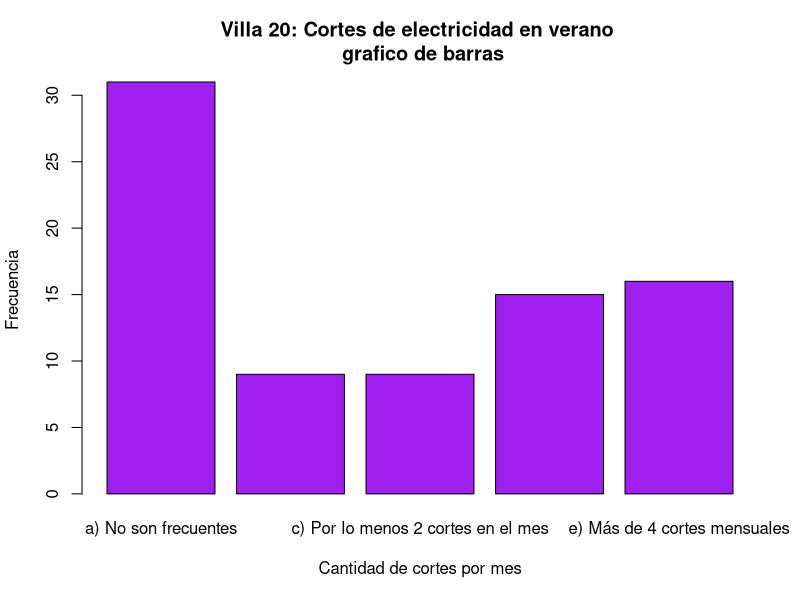
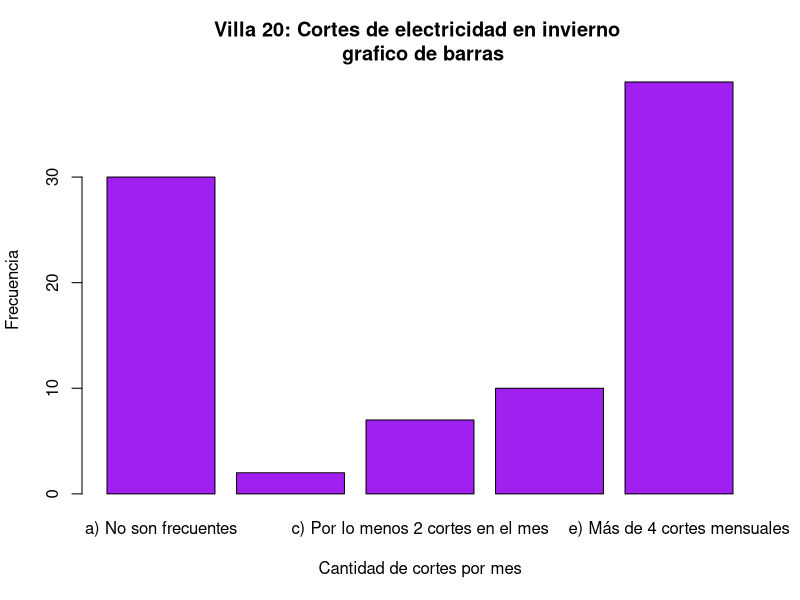
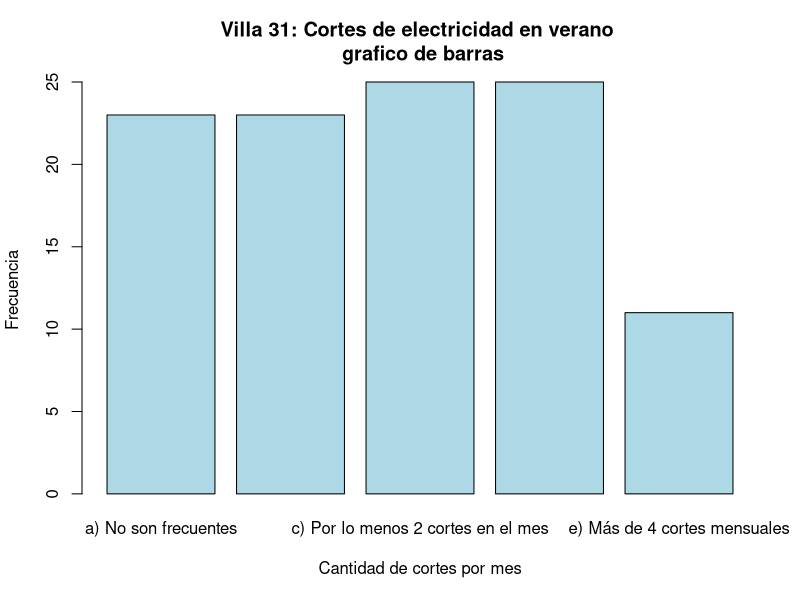
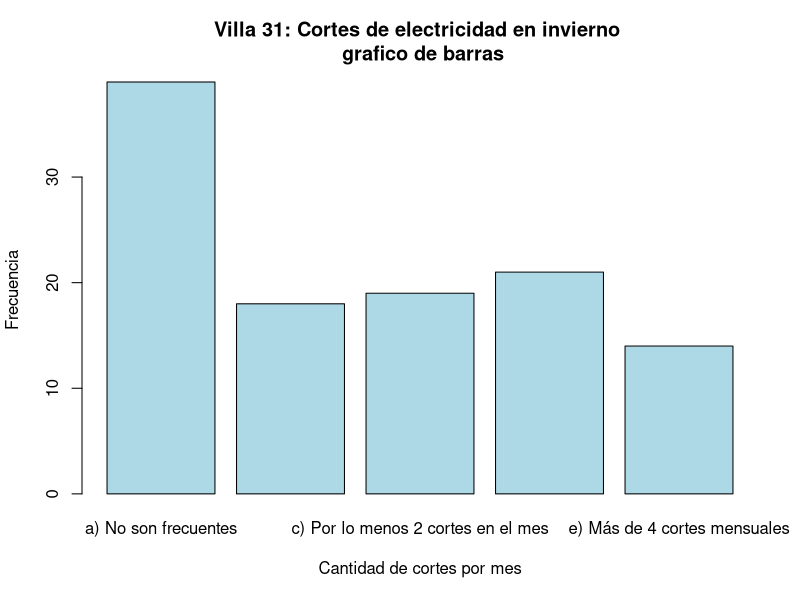
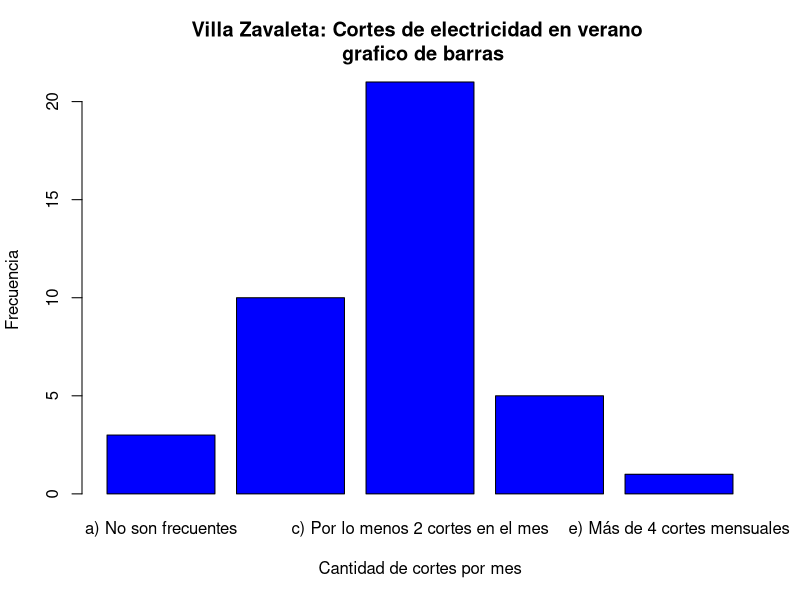
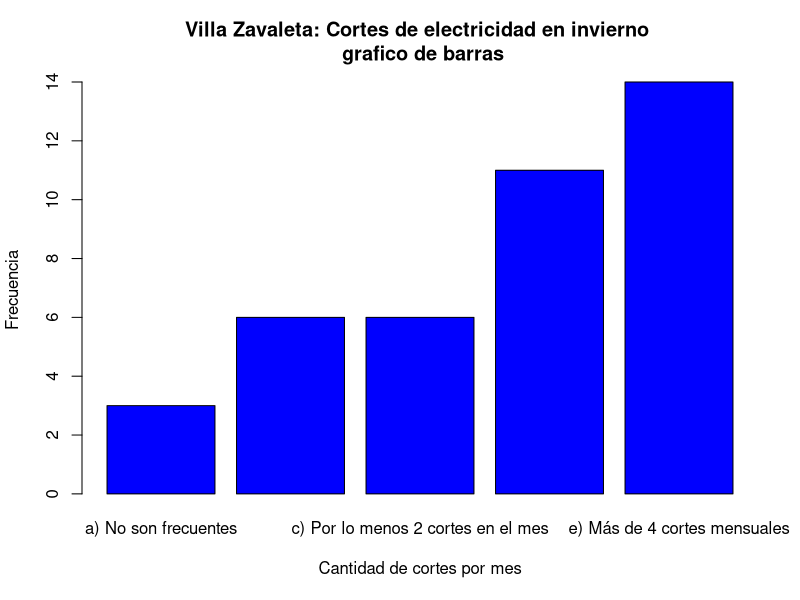

These charts were generated, in order, by the following R code:
#---------------- Sección 3.3-3.4 -------------------

veranoV20 <- c("a) No son frecuentes","a) No son frecuentes","a) No son frecuentes","a) No son frecuentes","a) No son frecuentes","a) No son frecuentes","a) No son frecuentes","a) No son frecuentes","c) Por lo menos 2 cortes en el mes","e) Más de 4 cortes mensuales","c) Por lo menos 2 cortes en el mes","a) No son frecuentes","e) Más de 4 cortes mensuales","a) No son frecuentes","e) Más de 4 cortes mensuales","a) No son frecuentes","a) No son frecuentes","d) Por lo menos 3 cortes en el mes","c) Por lo menos 2 cortes en el mes","a) No son frecuentes","a) No son frecuentes","a) No son frecuentes","a) No son frecuentes","e) Más de 4 cortes mensuales","e) Más de 4 cortes mensuales","b) Por lo menos 1 corte en el mes","e) Más de 4 cortes mensuales","b) Por lo menos 1 corte en el mes","d) Por lo menos 3 cortes en el mes","e) Más de 4 cortes mensuales","d) Por lo menos 3 cortes en el mes","d) Por lo menos 3 cortes en el mes","a) No son frecuentes","c) Por lo menos 2 cortes en el mes","e) Más de 4 cortes mensuales","d) Por lo menos 3 cortes en el mes","d) Por lo menos 3 cortes en el mes","a) No son frecuentes","a) No son frecuentes","e) Más de 4 cortes mensuales","b) Por lo menos 1 corte en el mes","c) Por lo menos 2 cortes en el mes","b) Por lo menos 1 corte en el mes","e) Más de 4 cortes mensuales","a) No son frecuentes","e) Más de 4 cortes mensuales","d) Por lo menos 3 cortes en el mes","c) Por lo menos 2 cortes en el mes","d) Por lo menos 3 cortes en el mes","a) No son frecuentes","c) Por lo menos 2 cortes en el mes","d) Por lo menos 3 cortes en el mes","e) Más de 4 cortes mensuales","c) Por lo menos 2 cortes en el mes","e) Más de 4 cortes mensuales","e) Más de 4 cortes mensuales","e) Más de 4 cortes mensuales","b) Por lo menos 1 corte en el mes","d) Por lo menos 3 cortes en el mes","a) No son frecuentes","b) Por lo menos 1 corte en el mes","a) No son frecuentes","e) Más de 4 cortes mensuales","d) Por lo menos 3 cortes en el mes","d) Por lo menos 3 cortes en el mes","d) Por lo menos 3 cortes en el mes","a) No son frecuentes","a) No son frecuentes","d) Por lo menos 3 cortes en el mes","a) No son frecuentes","a) No son frecuentes","a) No son frecuentes","c) Por lo menos 2 cortes en el mes","b) Por lo menos 1 corte en el mes","a) No son frecuentes","a) No son frecuentes","b) Por lo menos 1 corte en el mes","a) No son frecuentes","b) Por lo menos 1 corte en el mes","d) Por lo menos 3 cortes en el mes")
veranofactV20 <- as.factor(veranoV20)
plot(x = veranofactV20, main = strsplit("Villa 20: Cortes de electricidad en verano \n grafico de barras", split=";"),
     xlab = "Cantidad de cortes por mes", ylab = "Frecuencia", 
     col = "purple")

inviernoV20 <- c("a) No son frecuentes","a) No son frecuentes","d) Por lo menos 3 cortes en el mes","e) Más de 4 cortes mensuales","d) Por lo menos 3 cortes en el mes","a) No son frecuentes","c) Por lo menos 2 cortes en el mes","a) No son frecuentes","a) No son frecuentes","a) No son frecuentes","a) No son frecuentes","a) No son frecuentes","a) No son frecuentes","a) No son frecuentes","c) Por lo menos 2 cortes en el mes","c) Por lo menos 2 cortes en el mes","c) Por lo menos 2 cortes en el mes","e) Más de 4 cortes mensuales","d) Por lo menos 3 cortes en el mes","e) Más de 4 cortes mensuales","a) No son frecuentes","a) No son frecuentes","e) Más de 4 cortes mensuales","a) No son frecuentes","d) Por lo menos 3 cortes en el mes","c) Por lo menos 2 cortes en el mes","d) Por lo menos 3 cortes en el mes","a) No son frecuentes","e) Más de 4 cortes mensuales","a) No son frecuentes","d) Por lo menos 3 cortes en el mes","e) Más de 4 cortes mensuales","e) Más de 4 cortes mensuales","b) Por lo menos 1 corte en el mes","e) Más de 4 cortes mensuales","a) No son frecuentes","e) Más de 4 cortes mensuales","c) Por lo menos 2 cortes en el mes","e) Más de 4 cortes mensuales","e) Más de 4 cortes mensuales","a) No son frecuentes","d) Por lo menos 3 cortes en el mes","e) Más de 4 cortes mensuales","e) Más de 4 cortes mensuales","a) No son frecuentes","e) Más de 4 cortes mensuales","a) No son frecuentes","e) Más de 4 cortes mensuales","e) Más de 4 cortes mensuales","e) Más de 4 cortes mensuales","e) Más de 4 cortes mensuales","e) Más de 4 cortes mensuales","e) Más de 4 cortes mensuales","e) Más de 4 cortes mensuales","e) Más de 4 cortes mensuales","e) Más de 4 cortes mensuales","e) Más de 4 cortes mensuales","a) No son frecuentes","d) Por lo menos 3 cortes en el mes","e) Más de 4 cortes mensuales","e) Más de 4 cortes mensuales","e) Más de 4 cortes mensuales","e) Más de 4 cortes mensuales","e) Más de 4 cortes mensuales","e) Más de 4 cortes mensuales","b) Por lo menos 1 corte en el mes","e) Más de 4 cortes mensuales","a) No son frecuentes","e) Más de 4 cortes mensuales","a) No son frecuentes","e) Más de 4 cortes mensuales","e) Más de 4 cortes mensuales","e) Más de 4 cortes mensuales","e) Más de 4 cortes mensuales","a) No son frecuentes","a) No son frecuentes","e) Más de 4 cortes mensuales","a) No son frecuentes","a) No son frecuentes","a) No son frecuentes","d) Por lo menos 3 cortes en el mes","e) Más de 4 cortes mensuales","a) No son frecuentes","a) No son frecuentes","c) Por lo menos 2 cortes en el mes","a) No son frecuentes","d) Por lo menos 3 cortes en el mes","e) Más de 4 cortes mensuales")
inviernofact20 <- as.factor(inviernoV20)
plot(x = inviernofact20, main = strsplit("Villa 20: Cortes de electricidad en invierno \n grafico de barras", split=";"),
     xlab = "Cantidad de cortes por mes", ylab = "Frecuencia", 
     col = "purple")

veranoV31 <- c("a) No son frecuentes","b) Por lo menos 1 corte en el mes","b) Por lo menos 1 corte en el mes","a) No son frecuentes","d) Por lo menos 3 cortes en el mes","d) Por lo menos 3 cortes en el mes","b) Por lo menos 1 corte en el mes","a) No son frecuentes","d) Por lo menos 3 cortes en el mes","b) Por lo menos 1 corte en el mes","c) Por lo menos 2 cortes en el mes","c) Por lo menos 2 cortes en el mes","e) Más de 4 cortes mensuales","b) Por lo menos 1 corte en el mes","a) No son frecuentes","c) Por lo menos 2 cortes en el mes","b) Por lo menos 1 corte en el mes","b) Por lo menos 1 corte en el mes","d) Por lo menos 3 cortes en el mes","b) Por lo menos 1 corte en el mes","a) No son frecuentes","b) Por lo menos 1 corte en el mes","c) Por lo menos 2 cortes en el mes","c) Por lo menos 2 cortes en el mes","c) Por lo menos 2 cortes en el mes","c) Por lo menos 2 cortes en el mes","c) Por lo menos 2 cortes en el mes","c) Por lo menos 2 cortes en el mes","a) No son frecuentes","c) Por lo menos 2 cortes en el mes","a) No son frecuentes","b) Por lo menos 1 corte en el mes","a) No son frecuentes","a) No son frecuentes","d) Por lo menos 3 cortes en el mes","a) No son frecuentes","b) Por lo menos 1 corte en el mes","a) No son frecuentes","c) Por lo menos 2 cortes en el mes","a) No son frecuentes","c) Por lo menos 2 cortes en el mes","a) No son frecuentes","b) Por lo menos 1 corte en el mes","d) Por lo menos 3 cortes en el mes","d) Por lo menos 3 cortes en el mes","e) Más de 4 cortes mensuales","d) Por lo menos 3 cortes en el mes","e) Más de 4 cortes mensuales","e) Más de 4 cortes mensuales","c) Por lo menos 2 cortes en el mes","a) No son frecuentes","b) Por lo menos 1 corte en el mes","d) Por lo menos 3 cortes en el mes","d) Por lo menos 3 cortes en el mes","d) Por lo menos 3 cortes en el mes","d) Por lo menos 3 cortes en el mes","d) Por lo menos 3 cortes en el mes","e) Más de 4 cortes mensuales","e) Más de 4 cortes mensuales","e) Más de 4 cortes mensuales","c) Por lo menos 2 cortes en el mes","c) Por lo menos 2 cortes en el mes","d) Por lo menos 3 cortes en el mes","b) Por lo menos 1 corte en el mes","c) Por lo menos 2 cortes en el mes","c) Por lo menos 2 cortes en el mes","d) Por lo menos 3 cortes en el mes","d) Por lo menos 3 cortes en el mes","d) Por lo menos 3 cortes en el mes","a) No son frecuentes","d) Por lo menos 3 cortes en el mes","a) No son frecuentes","b) Por lo menos 1 corte en el mes","a) No son frecuentes","b) Por lo menos 1 corte en el mes","d) Por lo menos 3 cortes en el mes","d) Por lo menos 3 cortes en el mes","c) Por lo menos 2 cortes en el mes","c) Por lo menos 2 cortes en el mes","d) Por lo menos 3 cortes en el mes","b) Por lo menos 1 corte en el mes","c) Por lo menos 2 cortes en el mes","a) No son frecuentes","a) No son frecuentes","a) No son frecuentes","c) Por lo menos 2 cortes en el mes","b) Por lo menos 1 corte en el mes","c) Por lo menos 2 cortes en el mes","c) Por lo menos 2 cortes en el mes","b) Por lo menos 1 corte en el mes","b) Por lo menos 1 corte en el mes","d) Por lo menos 3 cortes en el mes","c) Por lo menos 2 cortes en el mes","e) Más de 4 cortes mensuales","b) Por lo menos 1 corte en el mes","a) No son frecuentes","b) Por lo menos 1 corte en el mes","c) Por lo menos 2 cortes en el mes","a) No son frecuentes","d) Por lo menos 3 cortes en el mes","a) No son frecuentes","d) Por lo menos 3 cortes en el mes","e) Más de 4 cortes mensuales","b) Por lo menos 1 corte en el mes","d) Por lo menos 3 cortes en el mes","e) Más de 4 cortes mensuales","e) Más de 4 cortes mensuales")
veranofactV31 <- as.factor(veranoV31)
plot(x = veranofactV31, main = strsplit("Villa 31: Cortes de electricidad en verano \n grafico de barras", split=";"),
     xlab = "Cantidad de cortes por mes", ylab = "Frecuencia", 
     col = "lightblue")

inviernoV31 <- c("a) No son frecuentes","a) No son frecuentes","b) Por lo menos 1 corte en el mes","b) Por lo menos 1 corte en el mes","b) Por lo menos 1 corte en el mes","a) No son frecuentes","b) Por lo menos 1 corte en el mes","c) Por lo menos 2 cortes en el mes","a) No son frecuentes","b) Por lo menos 1 corte en el mes","a) No son frecuentes","c) Por lo menos 2 cortes en el mes","c) Por lo menos 2 cortes en el mes","b) Por lo menos 1 corte en el mes","a) No son frecuentes","a) No son frecuentes","a) No son frecuentes","a) No son frecuentes","e) Más de 4 cortes mensuales","e) Más de 4 cortes mensuales","a) No son frecuentes","b) Por lo menos 1 corte en el mes","a) No son frecuentes","c) Por lo menos 2 cortes en el mes","c) Por lo menos 2 cortes en el mes","d) Por lo menos 3 cortes en el mes","a) No son frecuentes","c) Por lo menos 2 cortes en el mes","e) Más de 4 cortes mensuales","a) No son frecuentes","a) No son frecuentes","b) Por lo menos 1 corte en el mes","a) No son frecuentes","a) No son frecuentes","d) Por lo menos 3 cortes en el mes","a) No son frecuentes","d) Por lo menos 3 cortes en el mes","a) No son frecuentes","a) No son frecuentes","e) Más de 4 cortes mensuales","d) Por lo menos 3 cortes en el mes","a) No son frecuentes","a) No son frecuentes","d) Por lo menos 3 cortes en el mes","a) No son frecuentes","c) Por lo menos 2 cortes en el mes","c) Por lo menos 2 cortes en el mes","e) Más de 4 cortes mensuales","a) No son frecuentes","d) Por lo menos 3 cortes en el mes","a) No son frecuentes","b) Por lo menos 1 corte en el mes","d) Por lo menos 3 cortes en el mes","d) Por lo menos 3 cortes en el mes","d) Por lo menos 3 cortes en el mes","d) Por lo menos 3 cortes en el mes","d) Por lo menos 3 cortes en el mes","e) Más de 4 cortes mensuales","b) Por lo menos 1 corte en el mes","e) Más de 4 cortes mensuales","a) No son frecuentes","a) No son frecuentes","d) Por lo menos 3 cortes en el mes","c) Por lo menos 2 cortes en el mes","c) Por lo menos 2 cortes en el mes","c) Por lo menos 2 cortes en el mes","d) Por lo menos 3 cortes en el mes","d) Por lo menos 3 cortes en el mes","d) Por lo menos 3 cortes en el mes","b) Por lo menos 1 corte en el mes","e) Más de 4 cortes mensuales","a) No son frecuentes","b) Por lo menos 1 corte en el mes","a) No son frecuentes","b) Por lo menos 1 corte en el mes","e) Más de 4 cortes mensuales","d) Por lo menos 3 cortes en el mes","e) Más de 4 cortes mensuales","e) Más de 4 cortes mensuales","b) Por lo menos 1 corte en el mes","c) Por lo menos 2 cortes en el mes","d) Por lo menos 3 cortes en el mes","a) No son frecuentes","a) No son frecuentes","a) No son frecuentes","a) No son frecuentes","b) Por lo menos 1 corte en el mes","a) No son frecuentes","d) Por lo menos 3 cortes en el mes","b) Por lo menos 1 corte en el mes","b) Por lo menos 1 corte en el mes","d) Por lo menos 3 cortes en el mes","a) No son frecuentes","e) Más de 4 cortes mensuales","a) No son frecuentes","a) No son frecuentes","b) Por lo menos 1 corte en el mes","c) Por lo menos 2 cortes en el mes","a) No son frecuentes","c) Por lo menos 2 cortes en el mes","a) No son frecuentes","d) Por lo menos 3 cortes en el mes","e) Más de 4 cortes mensuales","a) No son frecuentes","d) Por lo menos 3 cortes en el mes","e) Más de 4 cortes mensuales","c) Por lo menos 2 cortes en el mes","c) Por lo menos 2 cortes en el mes","c) Por lo menos 2 cortes en el mes","c) Por lo menos 2 cortes en el mes","c) Por lo menos 2 cortes en el mes")
inviernofactV31 <- as.factor(inviernoV31)
plot(x = inviernofactV31, main = strsplit("Villa 31: Cortes de electricidad en invierno \n grafico de barras", split=";"),
     xlab = "Cantidad de cortes por mes", ylab = "Frecuencia", 
     col = "lightblue")

veranoVZ <- c("c) Por lo menos 2 cortes en el mes","c) Por lo menos 2 cortes en el mes","c) Por lo menos 2 cortes en el mes","b) Por lo menos 1 corte en el mes","b) Por lo menos 1 corte en el mes","b) Por lo menos 1 corte en el mes","b) Por lo menos 1 corte en el mes","d) Por lo menos 3 cortes en el mes","c) Por lo menos 2 cortes en el mes","d) Por lo menos 3 cortes en el mes","c) Por lo menos 2 cortes en el mes","c) Por lo menos 2 cortes en el mes","c) Por lo menos 2 cortes en el mes","c) Por lo menos 2 cortes en el mes","c) Por lo menos 2 cortes en el mes","c) Por lo menos 2 cortes en el mes","c) Por lo menos 2 cortes en el mes","d) Por lo menos 3 cortes en el mes","c) Por lo menos 2 cortes en el mes","c) Por lo menos 2 cortes en el mes","c) Por lo menos 2 cortes en el mes","a) No son frecuentes","a) No son frecuentes","a) No son frecuentes","b) Por lo menos 1 corte en el mes","c) Por lo menos 2 cortes en el mes","b) Por lo menos 1 corte en el mes","b) Por lo menos 1 corte en el mes","d) Por lo menos 3 cortes en el mes","d) Por lo menos 3 cortes en el mes","e) Más de 4 cortes mensuales","b) Por lo menos 1 corte en el mes","b) Por lo menos 1 corte en el mes","c) Por lo menos 2 cortes en el mes","c) Por lo menos 2 cortes en el mes","c) Por lo menos 2 cortes en el mes","c) Por lo menos 2 cortes en el mes","c) Por lo menos 2 cortes en el mes","b) Por lo menos 1 corte en el mes","c) Por lo menos 2 cortes en el mes")
veranofactVZ <- as.factor(veranoVZ)
plot(x = veranofactVZ, main = strsplit("Villa Zavaleta: Cortes de electricidad en verano \n grafico de barras", split=";"),
     xlab = "Cantidad de cortes por mes", ylab = "Frecuencia", 
     col = "blue")

inviernoVZ <- c("e) Más de 4 cortes mensuales","d) Por lo menos 3 cortes en el mes","b) Por lo menos 1 corte en el mes","c) Por lo menos 2 cortes en el mes","c) Por lo menos 2 cortes en el mes","b) Por lo menos 1 corte en el mes","b) Por lo menos 1 corte en el mes","e) Más de 4 cortes mensuales","c) Por lo menos 2 cortes en el mes","e) Más de 4 cortes mensuales","e) Más de 4 cortes mensuales","d) Por lo menos 3 cortes en el mes","c) Por lo menos 2 cortes en el mes","e) Más de 4 cortes mensuales","d) Por lo menos 3 cortes en el mes","e) Más de 4 cortes mensuales","d) Por lo menos 3 cortes en el mes","e) Más de 4 cortes mensuales","e) Más de 4 cortes mensuales","d) Por lo menos 3 cortes en el mes","c) Por lo menos 2 cortes en el mes","a) No son frecuentes","a) No son frecuentes","a) No son frecuentes","b) Por lo menos 1 corte en el mes","c) Por lo menos 2 cortes en el mes","e) Más de 4 cortes mensuales","b) Por lo menos 1 corte en el mes","d) Por lo menos 3 cortes en el mes","d) Por lo menos 3 cortes en el mes","e) Más de 4 cortes mensuales","d) Por lo menos 3 cortes en el mes","d) Por lo menos 3 cortes en el mes","e) Más de 4 cortes mensuales","e) Más de 4 cortes mensuales","d) Por lo menos 3 cortes en el mes","e) Más de 4 cortes mensuales","e) Más de 4 cortes mensuales","b) Por lo menos 1 corte en el mes","d) Por lo menos 3 cortes en el mes")
inviernofactVZ <- as.factor(inviernoVZ)
plot(x = inviernofactVZ, main = strsplit("Villa Zavaleta: Cortes de electricidad en invierno \n grafico de barras", split=";"),
     xlab = "Cantidad de cortes por mes", ylab = "Frecuencia", 
     col = "blue")